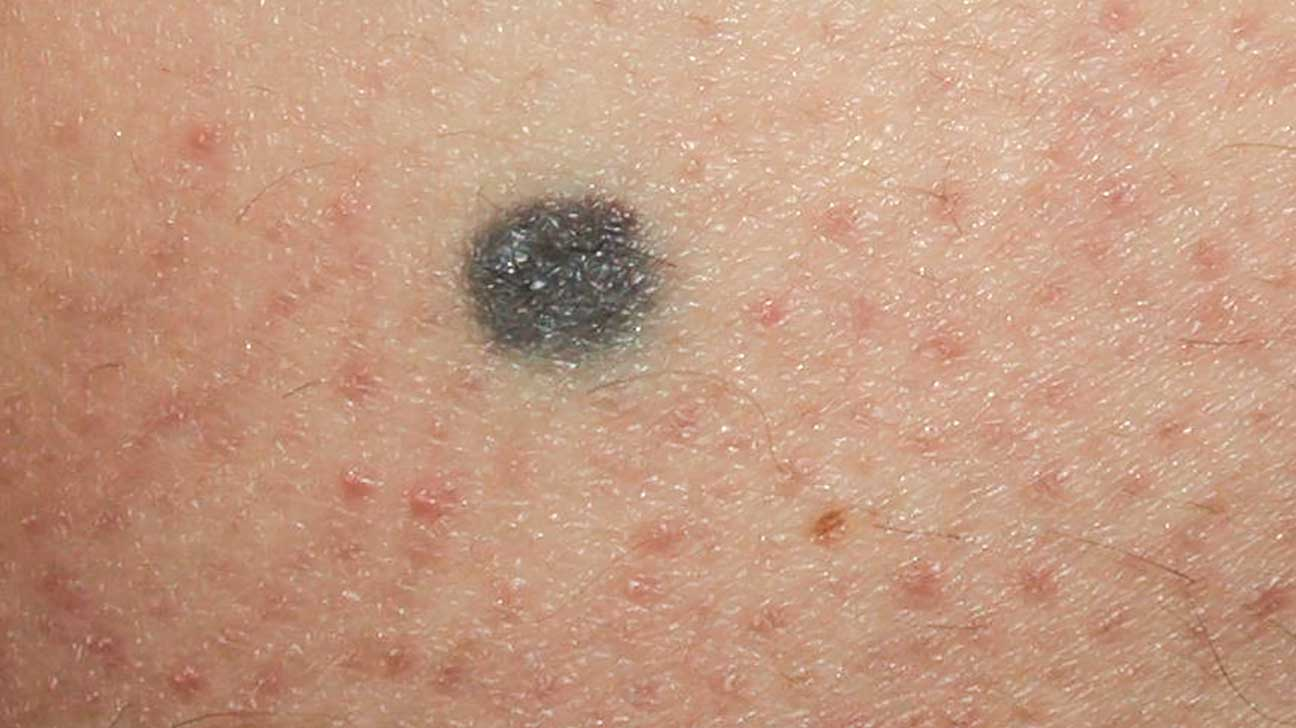
#> input picture test.jpg, 1296 x 728 px
$ python TDSnew.py   (older library calls are emulated)
#> lines starting #> are read from the running program, lines starting #| are printed output that depends on the picture; after the words box and inside, x2 and y2 are one past the last pixel; in counts of white or black regions, pixels touching at a corner belong together
import numpy as np
import math
import scipy
from scipy import misc
from scipy import ndimage
import matplotlib
import matplotlib.pyplot as plt
import matplotlib.cm as cm
import cv2

def sobel(array):
	#print array.shape
        Gdash=array
        #print Gdash.shape
        shape=array.shape
        gx=np.array([[-2,-1,0,1,2] for i in range(0,5)])
        gy=np.array([np.repeat(i,5) for i in range (-2,3)])
        gf=np.array([[np.exp(-(gx[i,j]*gx[i,j]+gy[i,j]*gy[i,j])/3) for j in range(0,5)] for i in range(0,5)])
        smooth=np.array([([np.sum(gf*array[i:i+5,j:j+5])/25 for j in range(0,shape[1]-4)]) for i in range(0,shape[0]-4)])
        for i in range(2,shape[0]-2):
            for j in range(2,shape[1]-2):
                 Gdash[i,j]=smooth[i-2,j-2]
        G=Gdash
        #print G.shape
        sobely=np.array([[3,0,-3],[10,0,-10],[3,0,-3]])
        sobelx=np.array([[3,10,3],[0,0,0],[-3,-10,-3]])
        Gx=np.array([([np.sum(sobelx*array[i:i+3,j:j+3])/9 for j in range(0,shape[1]-2)]) for i in range(0,shape[0]-2)])
        Gy=np.array([([np.sum(sobely*array[i:i+3,j:j+3])/9 for j in range(0,shape[1]-2)]) for i in range(0,shape[0]-2)])
        Gx=[[Gx[i,j]*Gx[i,j] for j in range(0,shape[1]-2)] for i in range(0,shape[0]-2)]
        Gy=[[Gy[i,j]*Gy[i,j] for j in range(0,shape[1]-2)] for i in range(0,shape[0]-2)]
        tempG=np.sqrt(np.add(Gx,Gy))
        for i in range(1,shape[0]-1):
            for j in range(1,shape[1]-1):
                 G[i,j]=tempG[i-1,j-1]
        G.astype(int)
        return G


def Area(img):
	naffect=0
	affect=0
	for rownum in range(len(img)):
		for colnum in range(len(img[rownum])):
			if img[rownum,colnum] == 0 :
				naffect=naffect+1
			else:
				affect=affect+1
	a=naffect-affect
	A=affect
	return a,A


if __name__== "__main__":


    #   THRESHOLDING

    img=cv2.imread('test.jpg')
#> img is the input picture: shape (728, 1296, 3); mean B, G, R 129.1, 153.4, 195.6
    imgORIG=img
    #img = misc.imread('test2.jpg')
    #img = cv2.cvtColor(img, cv2.COLOR_BGR2RGB)

    image=img
    cv2.imshow("Input image",image)

    grey = cv2.cvtColor(image, cv2.COLOR_BGR2GRAY)
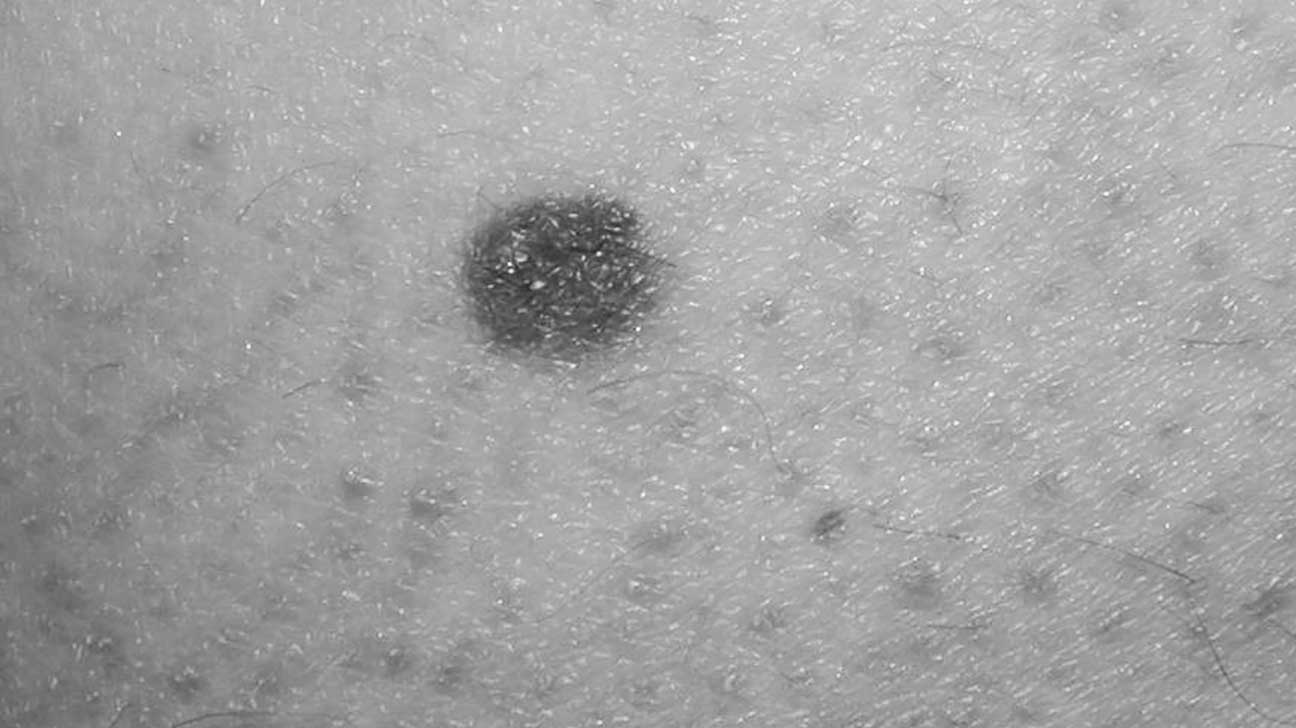
#> grey: shape (728, 1296); min 38, max 255, mean 163.3
    cv2.imshow("Greyscale image",grey)

    ret, thresh = cv2.threshold(grey, 55, 255,  cv2.THRESH_OTSU | cv2.THRESH_BINARY_INV)
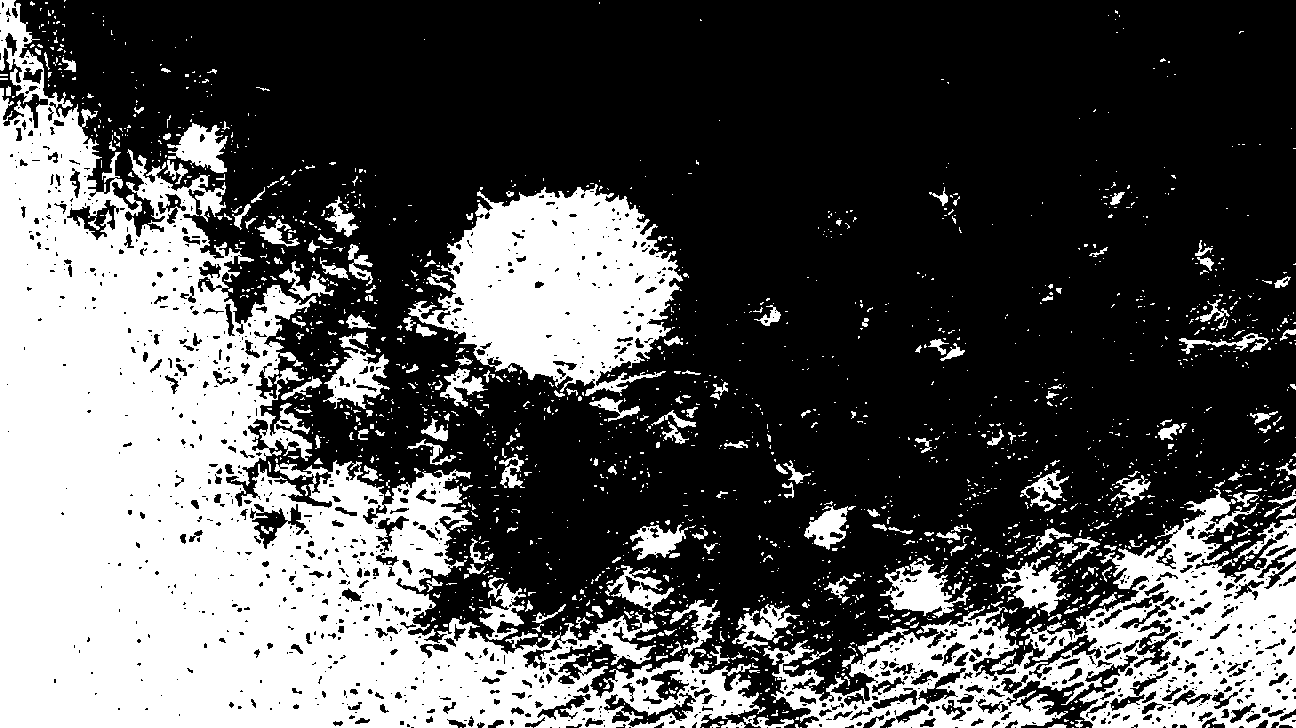
#> thresh: shape (728, 1296); 33.9% white; 1950 white regions (1699 under 20 px), largest, box (x1, y1, x2, y2) and area: (0, 0, 766, 728) 200713, (763, 488, 1296, 728) 45573, (408, 184, 683, 396) 33852
#> ret = 157
    cv2.imshow("Thresholded/Binary image",thresh)

    grayTemp=thresh
    grayTemp = cv2.morphologyEx(grayTemp, cv2.MORPH_CLOSE, np.ones((5, 5), np.uint8))
#> grayTemp: shape (728, 1296); 39.6% white; 904 white regions (761 under 20 px), largest, box (x1, y1, x2, y2) and area: (0, 0, 1296, 728) 309759, (397, 180, 689, 422) 40336, (630, 521, 696, 560) 1387
    grayTemp = cv2.morphologyEx(grayTemp, cv2.MORPH_ERODE, np.ones((2, 2), np.uint8))
#> grayTemp: shape (728, 1296); 37.4% white; 504 white regions (411 under 20 px), largest, box (x1, y1, x2, y2) and area: (0, 0, 1296, 728) 297931, (399, 185, 688, 419) 37570, (631, 522, 691, 560) 1251
    grayTemp = cv2.morphologyEx(grayTemp, cv2.MORPH_OPEN, np.ones((2, 2), np.uint8))
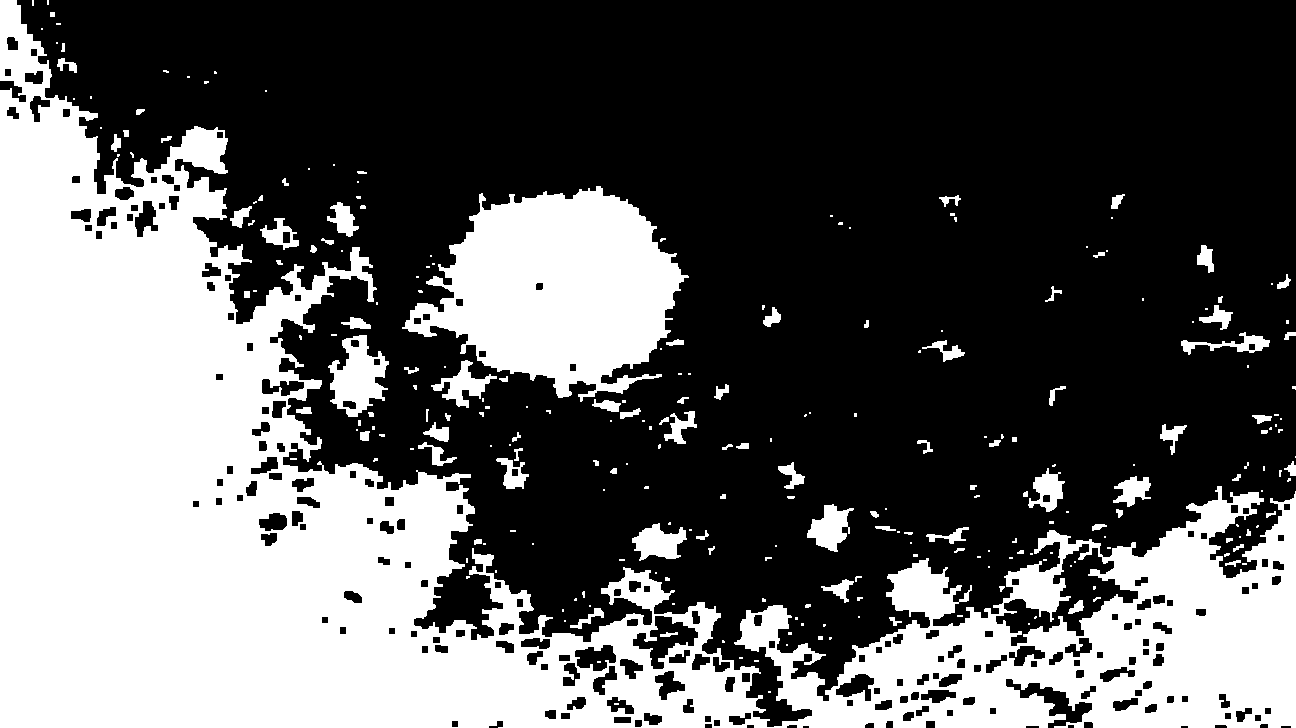
#> grayTemp: shape (728, 1296); 37.1% white; 261 white regions (157 under 20 px), largest, box (x1, y1, x2, y2) and area: (0, 0, 1296, 728) 293095, (402, 186, 689, 402) 37037, (328, 335, 389, 417) 2808
    erimg=grayTemp

    cv2.imshow("opened image",erimg)
    cv2.imwrite("threshold.jpg",thresh)
    cv2.imwrite("erimg.jpg",erimg)


    #Masking

    ret, mask = cv2.threshold(erimg, 10, 255, cv2.THRESH_BINARY)
    new_img = cv2.bitwise_and(image,image,mask=mask)
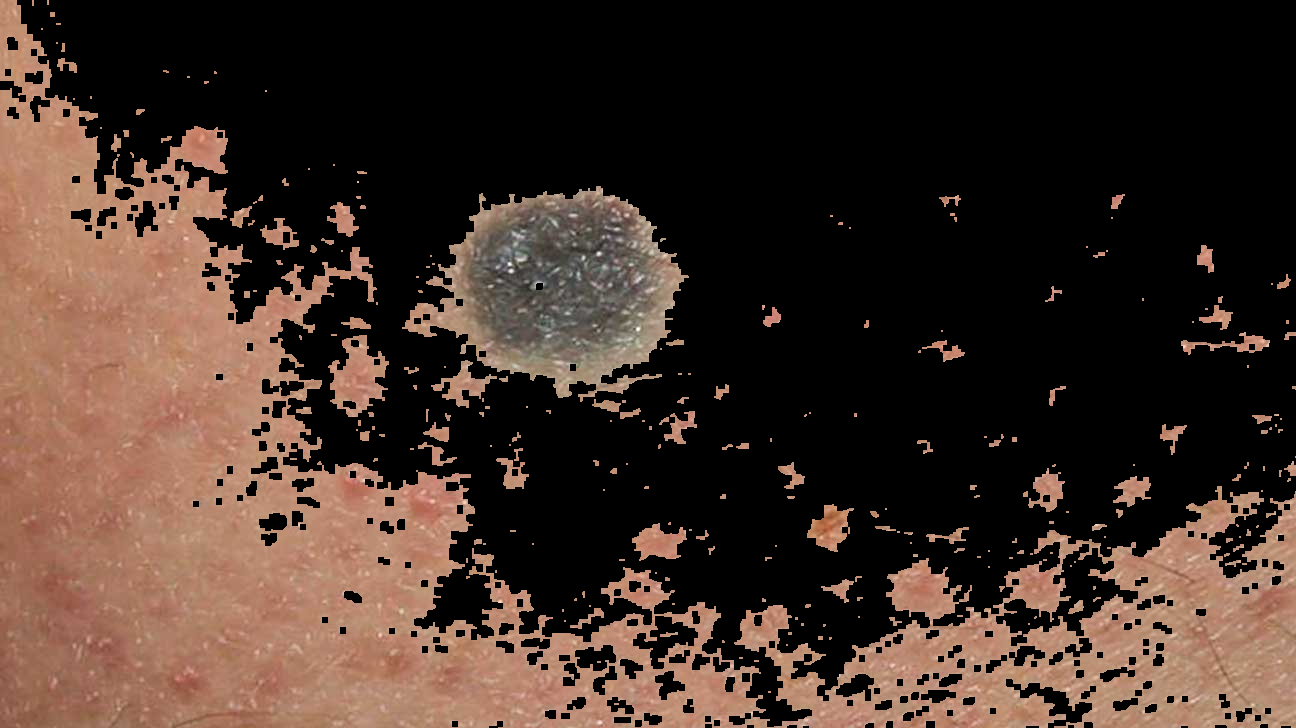
#> new_img: shape (728, 1296, 3); mean B, G, R 40, 48.6, 65.7

    cv2.imshow("FINAL image",new_img)
    cv2.imwrite("result.jpg",new_img)


    #ABCD

    img = misc.imread('result.jpg')
    img = cv2.cvtColor(img, cv2.COLOR_BGR2RGB)

    imgColour = imgORIG

    erimg = misc.imread('erimg.jpg')
#> erimg: shape (728, 1296); min 0, max 255, mean 94.5

    cv2.imshow("Processed image",img)
    cv2.imshow("Closed image",erimg)

    #ASYMMETRY
#> (the run stopped early here; a loop or call above may not have finished)

$ run again, with img/test2.jpg copied over test.jpg
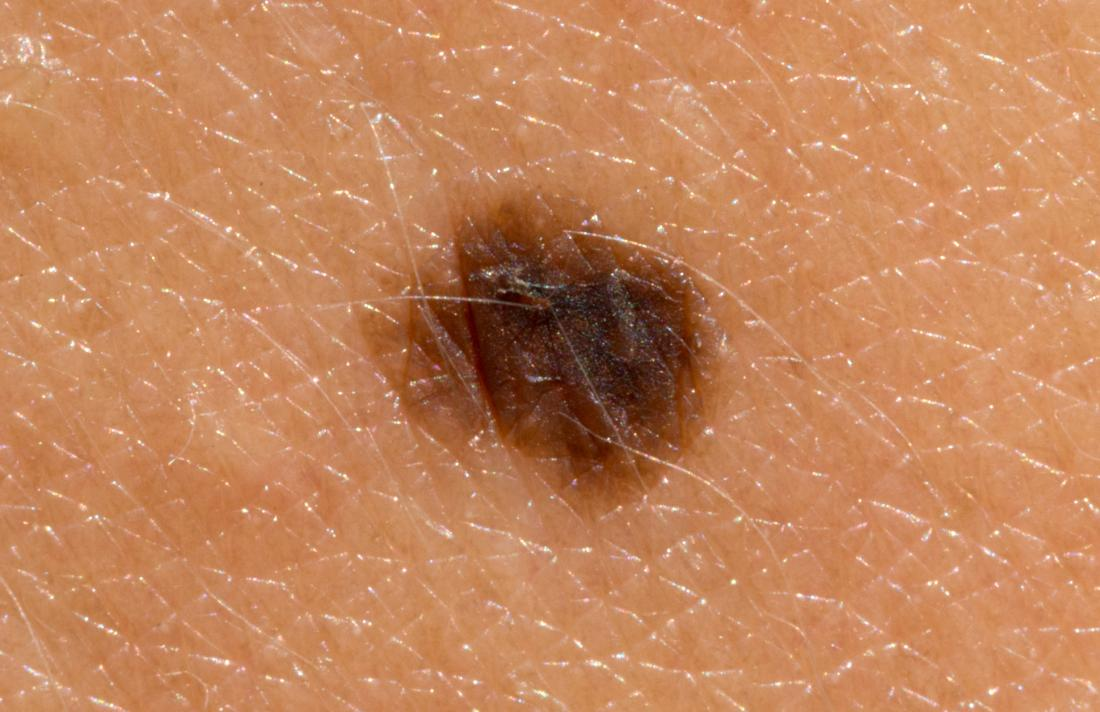
#> input picture img/test2.jpg, 1100 x 712 px
#> img is the input picture: shape (712, 1100, 3); mean B, G, R 91, 132.4, 195.2
#> `ret, thresh = cv2.threshold(grey, 55, 255,  cv2.THRESH_OTSU | cv2.THRE..`:
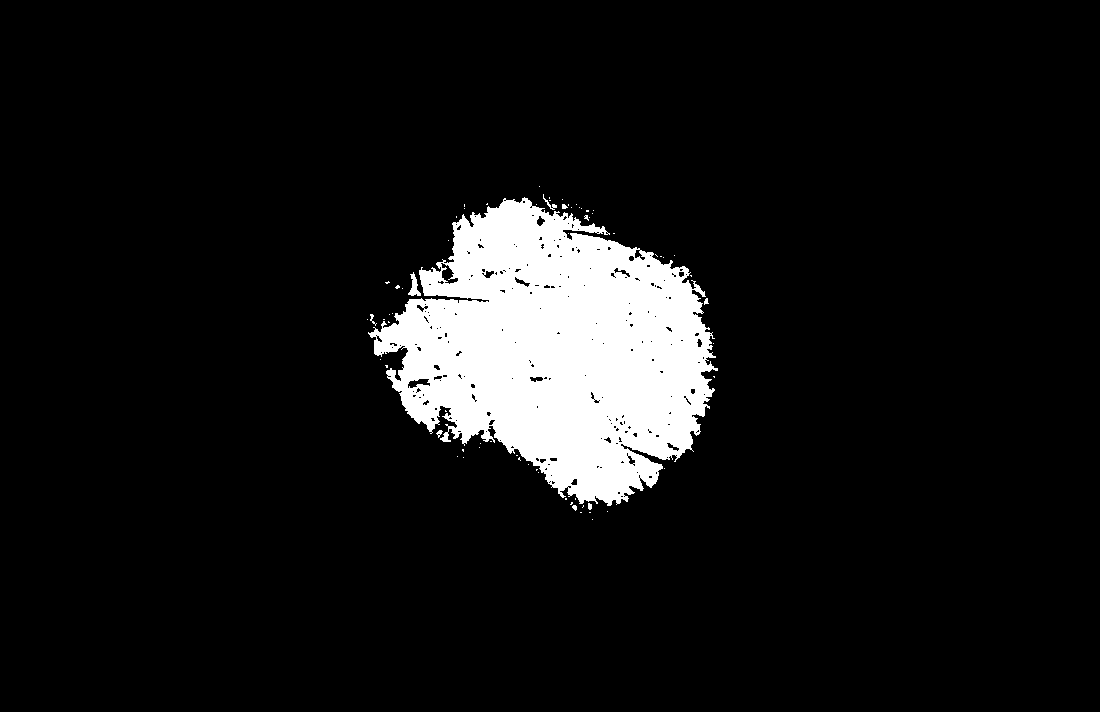
#> thresh: shape (712, 1100); 8.5% white; 69 white regions (60 under 20 px), largest, box (x1, y1, x2, y2) and area: (368, 197, 718, 506) 65890, (408, 272, 421, 296) 143, (543, 194, 557, 210) 50
#> ret = 110
#> `new_img = cv2.bitwise_and(image,image,mask=mask)`:
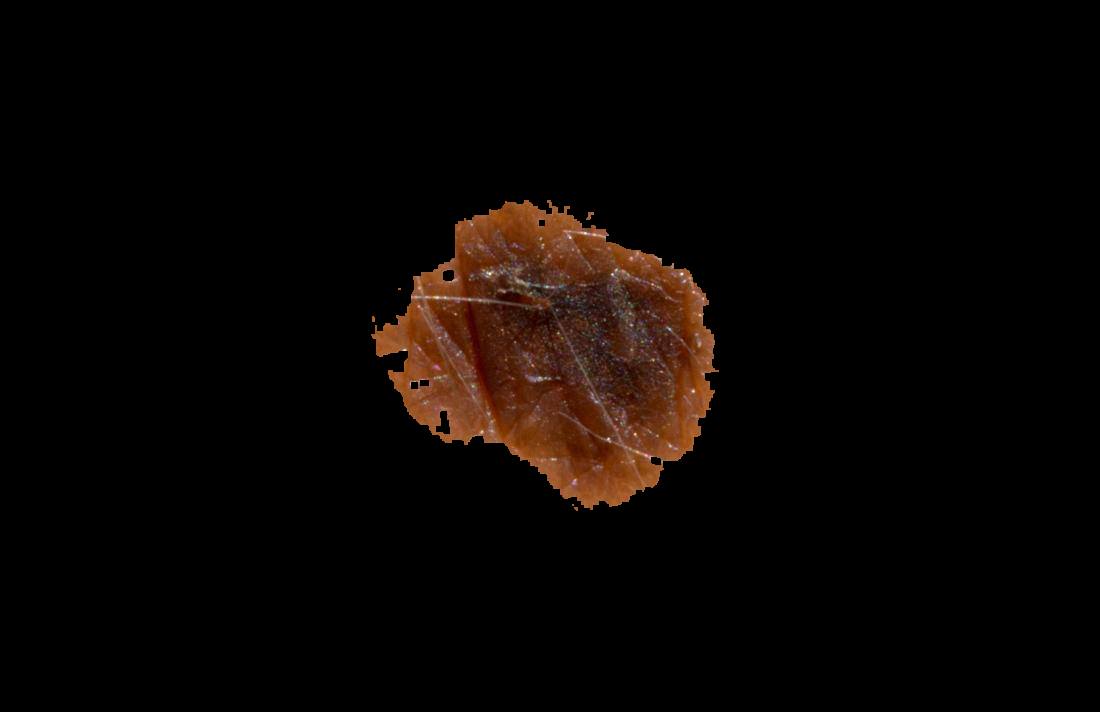
#> new_img: shape (712, 1100, 3); mean B, G, R 2.8, 5.1, 9.6
